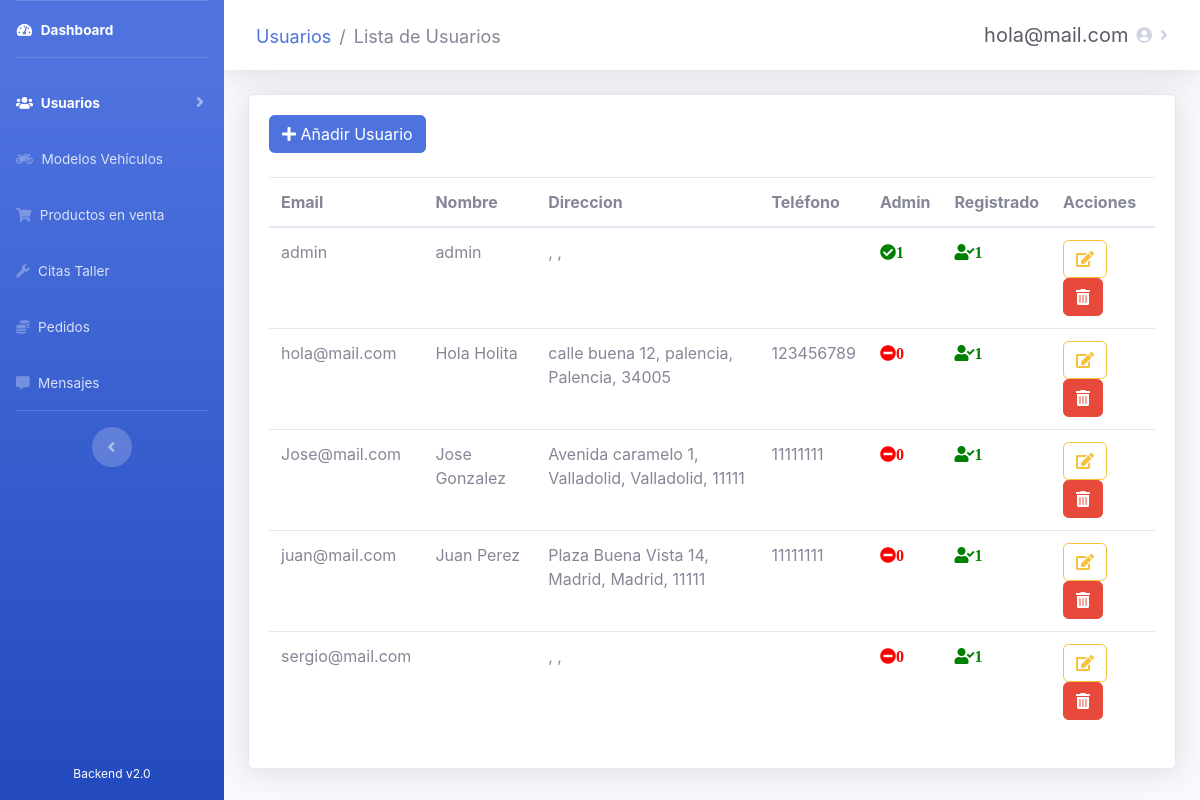
Before: /admin/users/usuarios.php (signed in) with the older database file.
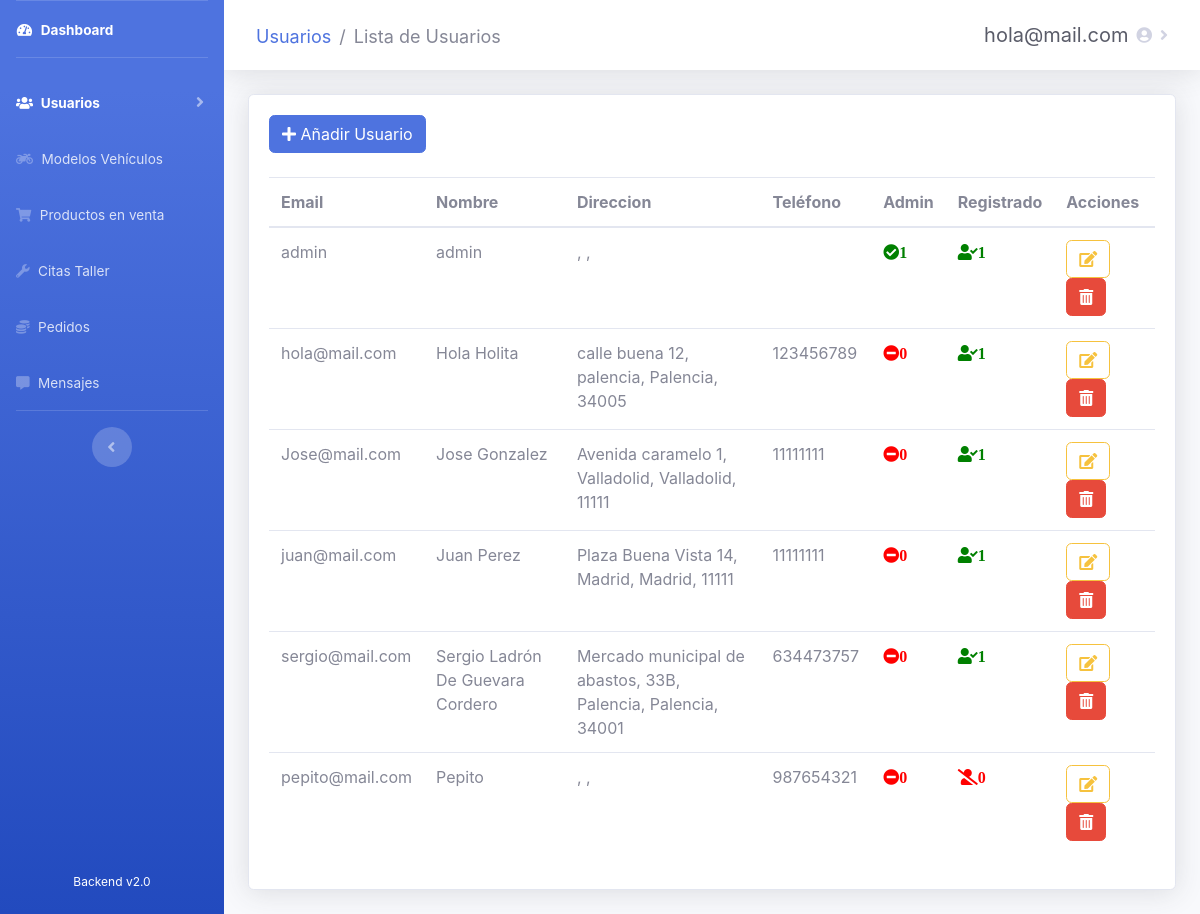
After: the same page with the newer database file.
### tables this page shows
CREATE TABLE `usuarios` (
  `id_usuario` int(10) NOT NULL,
  `email` varchar(20) NOT NULL,
  `password` varchar(60) DEFAULT NULL,
  `nombre` varchar(30) DEFAULT NULL,
  `apellidos` varchar(60) DEFAULT NULL,
  `direccion` varchar(100) DEFAULT NULL,
  `localidad` varchar(30) DEFAULT NULL,
  `provincia` int(10) DEFAULT NULL,
  `cp` int(5) DEFAULT NULL,
  `telefono` int(15) DEFAULT NULL,
  `is_admin` tinyint(1) DEFAULT 0,
  `registrado` tinyint(1) DEFAULT 1
);

CREATE TABLE `provincias` (
  `id_provincia` int(10) NOT NULL,
  `nombre` varchar(30) DEFAULT NULL
);

### admin/users/usuarios.php (the view, shortened to what this page needs)
<?php
require_once('../recursos/conexionBD.php');
if (!isset($_SESSION['usuario']) and $_SESSION['estado'] != 'Autenticado') {
  header('Location: ../administrar.php');
} else {
  $usuario = $_SESSION['usuario'];
}
?>
<!DOCTYPE html>
<html lang="es">
<head>
  <link rel="stylesheet" href="https://use.fontawesome.com/releases/v5.11.2/css/all.css">
  <link href="../../css/sidebar-admin.css" rel="stylesheet">
  <link rel="stylesheet" type="text/css" href="https://cdn.datatables.net/v/bs4/dt-1.10.21/b-1.6.2/r-2.2.4/datatables.min.css" />
</head>
<body id="page-top">
  <div id="wrapper">
    <ul class="navbar-nav bg-gradient-primary sidebar sidebar-dark accordion" id="accordionSidebar">
      <div class="navbar-nav" style="height: 95%">
        <li class="nav-item active">
          <a class="nav-link" href="../dashboard.php">
            <i class="fas fa-fw fa-tachometer-alt"></i>
            <span>Dashboard</span>
          </a>
        </li>
        <hr class="sidebar-divider">
        <li class="nav-item active">
          <a class="nav-link collapsed" href="#" data-toggle="collapse" data-target="#collapse3" aria-expanded="true" aria-controls="collapse3">
            <i class="fas fa-users"></i>
            <span>Usuarios</span>
          </a>
        </li>
        <li class="nav-item">
          <a class="nav-link" href="../vehicles/vehiculos.php">
            <i class="fas fa-motorcycle"></i>
            <span>Modelos Vehículos</span>
          </a>
        </li>
        <li class="nav-item">
          <a class="nav-link" href="../products/productos.php">
            <i class="fas fa-shopping-cart"></i>
            <span>Productos en venta</span>
          </a>
        </li>
        <li class="nav-item">
          <a class="nav-link" href="../tasks/citas.php">
            <i class="fas fa-wrench"></i>
            <span>Citas Taller</span>
          </a>
        </li>
        <li class="nav-item">
          <a class="nav-link" href="../sales/pedidos.php">
            <i class="fas fa-coins"></i>
            <span>Pedidos</span>
          </a>
        </li>
        <li class="nav-item">
          <a class="nav-link" href="../messages/mensajes.php">
            <i class="fas fa-comment-alt"></i>
            <span>Mensajes</span>
          </a>
        </li>
        <hr class="sidebar-divider d-none d-md-block">
        <div class="text-center d-none d-md-inline">
          <button class="rounded-circle border-0" id="sidebarToggle"></button>
        </div>
      </div>
      <div class="text-center">
        <div class="container">
          <span style="color: white; font-size: 12px">Backend v2.0</span>
        </div>
      </div>
    </ul>
    <div id="content-wrapper" class="d-flex flex-column">
      <div id="content" style="max-height: 100%">
        <nav class="navbar navbar-expand navbar-light bg-white topbar mb-4 static-top shadow">
          <nav aria-label="breadcrumb">
            <ol class="breadcrumb">
              <li class="breadcrumb-item"><a href="#">Usuarios</a></li>
              <li class="breadcrumb-item active" aria-current="page">Lista de Usuarios</li>
            </ol>
          </nav>
          <ul class="navbar-nav ml-auto">
            <li class="nav-item dropdown">
              <a class="nav-link dropdown-toggle" href="#" id="usuarioDropdown" role="button" data-toggle="dropdown" aria-haspopup="true" aria-expanded="false">
                <span class="mr-2 d-none d-lg-inline text-gray-800 medium" style="font-size: 20px"><?php print($usuario) ?></span>
                <i class="fas fa-user-circle"></i>
              </a>
            </li>
          </ul>
        </nav>
        <div class="container-fluid">
          <div class="card shadow mb-4">
            <div class="card-body">
              <div class="table-responsive">
                <a class="btn btn-primary noFocus" href="nuevoUsuario.php" role="button"><i class="fas fa-plus"></i> Añadir Usuario</a>
                <br><br>
                <table class="table" id="usuarios" cellspacing="0">
                  <thead>
                    <tr>
                      <th>Email</th>
                      <th>Nombre</th>
                      <th>Direccion</th>
                      <th>Teléfono</th>
                      <th>Admin</th>
                      <th>Registrado</th>
                      <th>Acciones</th>
                    </tr>
                  </thead>
                  <tbody>
                    <?php
                    $consulta = "SELECT * FROM usuarios";
                    $resultado = mysqli_query($conexion, $consulta);
                    while ($fila = mysqli_fetch_array($resultado)) { ?>
                      <tr>
                        <td><?php echo $fila["email"]; ?></td>
                        <td><?php echo $fila["nombre"] . " " . $fila["apellidos"]; ?></td>
                        <td><?php echo $fila["direccion"] . ", " . $fila["localidad"] . ", ";
                            $consulta2 = "SELECT usuarios.id_usuario, provincias.nombre FROM usuarios
                                                        INNER JOIN provincias ON usuarios.provincia = provincias.id_provincia WHERE usuarios.id_usuario = $fila[id_usuario]";
                            $resultado2 = mysqli_query($conexion, $consulta2);
                            while ($fila2 = mysqli_fetch_array($resultado2)) {
                              echo $fila2["nombre"] . ", " . $fila["cp"];
                            }; ?></td>
                        <td><?php echo $fila["telefono"]; ?></td>
                        <td><?php
                            if ($fila['is_admin'] == 1) {
                              echo "<span class='fas fa-check-circle' title='Usuario Administrador' style='color:green';>1</span>";
                            } else {
                              echo "<span class='fas fa-minus-circle' title='Usuario base' style='color:red';>0</span>";
                            }
                            ?>
                        </td>
                        <td><?php
                            if ($fila['registrado'] == 1) {
                              echo "<span class='fas fa-user-check' title='Usuario registrado' style='color:green';>1</span>";
                            } else {
                              echo "<span class='fas fa-user-slash' title='No registrado' style='color:red';>0</span>";
                            }
                            ?>
                        </td>
                        <td>
                          <a class="btn btn-outline-warning noFocus" title="Editar usuario" href="editarUsuario.php?id=<?php echo $fila["id_usuario"]; ?>" role="button"><i class="fas fa-edit"></i></a>
                          <a class="btn btn-danger noFocus" title="Borrar usuario" style="cursor: pointer;" onclick="borrarUsuario('<?php echo $fila["id_usuario"]; ?>');"><i class="fas fa-trash-alt" style="color: white"></i></a>
                        </td>
                      </tr>
                    <?php }; ?>
                  </tbody>
                </table>
              </div>
            </div>
          </div>
        </div>
      </div>
    </div>
  </div>
</body>
</html>

Changed rows visible on the page:
now on one of the page's lists (row edited): usuarios: provincias.nombre "Palencia", cp "34001"
changed usuarios "sergio@mail.com": nombre (not shown) → "Sergio"; apellidos (not shown) → "Ladrón De Guevara Cordero"; direccion (not shown) → "Mercado municipal de abastos, 33B"; localidad (not shown) → "Palencia"; telefono (not shown) → "634473757"
added usuarios: email "pepito@mail.com", nombre "Pepito", telefono "987654321", is_admin "0", registrado "0"
